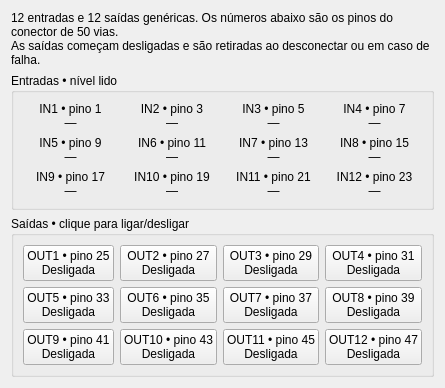
      <widget class="QWidget" name="element71">
       <property name="sizePolicy">
        <sizepolicy hsizetype="Preferred" vsizetype="Preferred">
         <horstretch>0</horstretch>
         <verstretch>0</verstretch>
        </sizepolicy>
       </property>
       <property name="windowTitle">
        <string />
       </property>
       <layout class="QVBoxLayout" name="element72">
        <property name="spacing">
         <number>6</number>
        </property>
        <item>
         <widget class="QLabel" name="element73">
          <property name="sizePolicy">
           <sizepolicy hsizetype="Preferred" vsizetype="Preferred">
            <horstretch>0</horstretch>
            <verstretch>0</verstretch>
           </sizepolicy>
          </property>
          <property name="windowTitle">
           <string />
          </property>
          <property name="text">
           <string>12 entradas e 12 saídas genéricas. Os números abaixo são os pinos do conector de 50 vias.
As saídas começam desligadas e são retiradas ao desconectar ou em caso de falha.</string>
          </property>
          <property name="alignment">
           <set>Qt::AlignLeading|Qt::AlignVCenter</set>
          </property>
          <property name="wordWrap">
           <bool>true</bool>
          </property>
         </widget>
        </item>
        <item>
         <widget class="QGroupBox" name="element74">
          <property name="sizePolicy">
           <sizepolicy hsizetype="Preferred" vsizetype="Preferred">
            <horstretch>0</horstretch>
            <verstretch>0</verstretch>
           </sizepolicy>
          </property>
          <property name="windowTitle">
           <string />
          </property>
          <property name="alignment">
           <set>Qt::AlignLeft|Qt::AlignLeading</set>
          </property>
          <layout class="QGridLayout" name="element75">
           <property name="spacing">
            <number>6</number>
           </property>
           <item row="0" column="0">
            <widget class="QLabel" name="input1_0">
             <property name="sizePolicy">
              <sizepolicy hsizetype="Preferred" vsizetype="Preferred">
               <horstretch>0</horstretch>
               <verstretch>0</verstretch>
              </sizepolicy>
             </property>
             <property name="windowTitle">
              <string />
             </property>
             <property name="text">
              <string>IN1 • pino 1
—</string>
             </property>
             <property name="alignment">
              <set>Qt::AlignCenter</set>
             </property>
            </widget>
           </item>
           <item row="0" column="1">
            <widget class="QLabel" name="input1_1">
             <property name="sizePolicy">
              <sizepolicy hsizetype="Preferred" vsizetype="Preferred">
               <horstretch>0</horstretch>
               <verstretch>0</verstretch>
              </sizepolicy>
             </property>
             <property name="windowTitle">
              <string />
             </property>
             <property name="text">
              <string>IN2 • pino 3
—</string>
             </property>
             <property name="alignment">
              <set>Qt::AlignCenter</set>
             </property>
            </widget>
           </item>
           <item row="0" column="2">
            <widget class="QLabel" name="input1_2">
             <property name="sizePolicy">
              <sizepolicy hsizetype="Preferred" vsizetype="Preferred">
               <horstretch>0</horstretch>
               <verstretch>0</verstretch>
              </sizepolicy>
             </property>
             <property name="windowTitle">
              <string />
             </property>
             <property name="text">
              <string>IN3 • pino 5
—</string>
             </property>
             <property name="alignment">
              <set>Qt::AlignCenter</set>
             </property>
            </widget>
           </item>
           <item row="0" column="3">
            <widget class="QLabel" name="input1_3">
             <property name="sizePolicy">
              <sizepolicy hsizetype="Preferred" vsizetype="Preferred">
               <horstretch>0</horstretch>
               <verstretch>0</verstretch>
              </sizepolicy>
             </property>
             <property name="windowTitle">
              <string />
             </property>
             <property name="text">
              <string>IN4 • pino 7
—</string>
             </property>
             <property name="alignment">
              <set>Qt::AlignCenter</set>
             </property>
            </widget>
           </item>
           <item row="1" column="0">
            <widget class="QLabel" name="input1_4">
             <property name="sizePolicy">
              <sizepolicy hsizetype="Preferred" vsizetype="Preferred">
               <horstretch>0</horstretch>
               <verstretch>0</verstretch>
              </sizepolicy>
             </property>
             <property name="windowTitle">
              <string />
             </property>
             <property name="text">
              <string>IN5 • pino 9
—</string>
             </property>
             <property name="alignment">
              <set>Qt::AlignCenter</set>
             </property>
            </widget>
           </item>
           <item row="1" column="1">
            <widget class="QLabel" name="input1_5">
             <property name="sizePolicy">
              <sizepolicy hsizetype="Preferred" vsizetype="Preferred">
               <horstretch>0</horstretch>
               <verstretch>0</verstretch>
              </sizepolicy>
             </property>
             <property name="windowTitle">
              <string />
             </property>
             <property name="text">
              <string>IN6 • pino 11
—</string>
             </property>
             <property name="alignment">
              <set>Qt::AlignCenter</set>
             </property>
            </widget>
           </item>
           <item row="1" column="2">
            <widget class="QLabel" name="input1_6">
             <property name="sizePolicy">
              <sizepolicy hsizetype="Preferred" vsizetype="Preferred">
               <horstretch>0</horstretch>
               <verstretch>0</verstretch>
              </sizepolicy>
             </property>
             <property name="windowTitle">
              <string />
             </property>
             <property name="text">
              <string>IN7 • pino 13
—</string>
             </property>
             <property name="alignment">
              <set>Qt::AlignCenter</set>
             </property>
            </widget>
           </item>
           <item row="1" column="3">
            <widget class="QLabel" name="input1_7">
             <property name="sizePolicy">
              <sizepolicy hsizetype="Preferred" vsizetype="Preferred">
               <horstretch>0</horstretch>
               <verstretch>0</verstretch>
              </sizepolicy>
             </property>
             <property name="windowTitle">
              <string />
             </property>
             <property name="text">
              <string>IN8 • pino 15
—</string>
             </property>
             <property name="alignment">
              <set>Qt::AlignCenter</set>
             </property>
            </widget>
           </item>
           <item row="2" column="0">
            <widget class="QLabel" name="input1_8">
             <property name="sizePolicy">
              <sizepolicy hsizetype="Preferred" vsizetype="Preferred">
               <horstretch>0</horstretch>
               <verstretch>0</verstretch>
              </sizepolicy>
             </property>
             <property name="windowTitle">
              <string />
             </property>
             <property name="text">
              <string>IN9 • pino 17
—</string>
             </property>
             <property name="alignment">
              <set>Qt::AlignCenter</set>
             </property>
            </widget>
           </item>
           <item row="2" column="1">
            <widget class="QLabel" name="input1_9">
             <property name="sizePolicy">
              <sizepolicy hsizetype="Preferred" vsizetype="Preferred">
               <horstretch>0</horstretch>
               <verstretch>0</verstretch>
              </sizepolicy>
             </property>
             <property name="windowTitle">
              <string />
             </property>
             <property name="text">
              <string>IN10 • pino 19
—</string>
             </property>
             <property name="alignment">
              <set>Qt::AlignCenter</set>
             </property>
            </widget>
           </item>
           <item row="2" column="2">
            <widget class="QLabel" name="input1_10">
             <property name="sizePolicy">
              <sizepolicy hsizetype="Preferred" vsizetype="Preferred">
               <horstretch>0</horstretch>
               <verstretch>0</verstretch>
              </sizepolicy>
             </property>
             <property name="windowTitle">
              <string />
             </property>
             <property name="text">
              <string>IN11 • pino 21
—</string>
             </property>
             <property name="alignment">
              <set>Qt::AlignCenter</set>
             </property>
            </widget>
           </item>
           <item row="2" column="3">
            <widget class="QLabel" name="input1_11">
             <property name="sizePolicy">
              <sizepolicy hsizetype="Preferred" vsizetype="Preferred">
               <horstretch>0</horstretch>
               <verstretch>0</verstretch>
              </sizepolicy>
             </property>
             <property name="windowTitle">
              <string />
             </property>
             <property name="text">
              <string>IN12 • pino 23
—</string>
             </property>
             <property name="alignment">
              <set>Qt::AlignCenter</set>
             </property>
            </widget>
           </item>
          </layout>
          <property name="title">
           <string>Entradas • nível lido</string>
          </property>
         </widget>
        </item>
        <item>
         <widget class="QGroupBox" name="element76">
          <property name="sizePolicy">
           <sizepolicy hsizetype="Preferred" vsizetype="Preferred">
            <horstretch>0</horstretch>
            <verstretch>0</verstretch>
           </sizepolicy>
          </property>
          <property name="windowTitle">
           <string />
          </property>
          <property name="alignment">
           <set>Qt::AlignLeft|Qt::AlignLeading</set>
          </property>
          <layout class="QGridLayout" name="element77">
           <property name="spacing">
            <number>6</number>
           </property>
           <item row="0" column="0">
            <widget class="QPushButton" name="output1_0">
             <property name="sizePolicy">
              <sizepolicy hsizetype="Minimum" vsizetype="Fixed">
               <horstretch>0</horstretch>
               <verstretch>0</verstretch>
              </sizepolicy>
             </property>
             <property name="windowTitle">
              <string />
             </property>
             <property name="text">
              <string>OUT1 • pino 25
Desligada</string>
             </property>
             <property name="checkable">
              <bool>true</bool>
             </property>
            </widget>
           </item>
           <item row="0" column="1">
            <widget class="QPushButton" name="output1_1">
             <property name="sizePolicy">
              <sizepolicy hsizetype="Minimum" vsizetype="Fixed">
               <horstretch>0</horstretch>
               <verstretch>0</verstretch>
              </sizepolicy>
             </property>
             <property name="windowTitle">
              <string />
             </property>
             <property name="text">
              <string>OUT2 • pino 27
Desligada</string>
             </property>
             <property name="checkable">
              <bool>true</bool>
             </property>
            </widget>
           </item>
           <item row="0" column="2">
            <widget class="QPushButton" name="output1_2">
             <property name="sizePolicy">
              <sizepolicy hsizetype="Minimum" vsizetype="Fixed">
               <horstretch>0</horstretch>
               <verstretch>0</verstretch>
              </sizepolicy>
             </property>
             <property name="windowTitle">
              <string />
             </property>
             <property name="text">
              <string>OUT3 • pino 29
Desligada</string>
             </property>
             <property name="checkable">
              <bool>true</bool>
             </property>
            </widget>
           </item>
           <item row="0" column="3">
            <widget class="QPushButton" name="output1_3">
             <property name="sizePolicy">
              <sizepolicy hsizetype="Minimum" vsizetype="Fixed">
               <horstretch>0</horstretch>
               <verstretch>0</verstretch>
              </sizepolicy>
             </property>
             <property name="windowTitle">
              <string />
             </property>
             <property name="text">
              <string>OUT4 • pino 31
Desligada</string>
             </property>
             <property name="checkable">
              <bool>true</bool>
             </property>
            </widget>
           </item>
           <item row="1" column="0">
            <widget class="QPushButton" name="output1_4">
             <property name="sizePolicy">
              <sizepolicy hsizetype="Minimum" vsizetype="Fixed">
               <horstretch>0</horstretch>
               <verstretch>0</verstretch>
              </sizepolicy>
             </property>
             <property name="windowTitle">
              <string />
             </property>
             <property name="text">
              <string>OUT5 • pino 33
Desligada</string>
             </property>
             <property name="checkable">
              <bool>true</bool>
             </property>
            </widget>
           </item>
           <item row="1" column="1">
            <widget class="QPushButton" name="output1_5">
             <property name="sizePolicy">
              <sizepolicy hsizetype="Minimum" vsizetype="Fixed">
               <horstretch>0</horstretch>
               <verstretch>0</verstretch>
              </sizepolicy>
             </property>
             <property name="windowTitle">
              <string />
             </property>
             <property name="text">
              <string>OUT6 • pino 35
Desligada</string>
             </property>
             <property name="checkable">
              <bool>true</bool>
             </property>
            </widget>
           </item>
           <item row="1" column="2">
            <widget class="QPushButton" name="output1_6">
             <property name="sizePolicy">
              <sizepolicy hsizetype="Minimum" vsizetype="Fixed">
               <horstretch>0</horstretch>
               <verstretch>0</verstretch>
              </sizepolicy>
             </property>
             <property name="windowTitle">
              <string />
             </property>
             <property name="text">
              <string>OUT7 • pino 37
Desligada</string>
             </property>
             <property name="checkable">
              <bool>true</bool>
             </property>
            </widget>
           </item>
           <item row="1" column="3">
            <widget class="QPushButton" name="output1_7">
             <property name="sizePolicy">
              <sizepolicy hsizetype="Minimum" vsizetype="Fixed">
               <horstretch>0</horstretch>
               <verstretch>0</verstretch>
              </sizepolicy>
             </property>
             <property name="windowTitle">
              <string />
             </property>
             <property name="text">
              <string>OUT8 • pino 39
Desligada</string>
             </property>
             <property name="checkable">
              <bool>true</bool>
             </property>
            </widget>
           </item>
           <item row="2" column="0">
            <widget class="QPushButton" name="output1_8">
             <property name="sizePolicy">
              <sizepolicy hsizetype="Minimum" vsizetype="Fixed">
               <horstretch>0</horstretch>
               <verstretch>0</verstretch>
              </sizepolicy>
             </property>
             <property name="windowTitle">
              <string />
             </property>
             <property name="text">
              <string>OUT9 • pino 41
Desligada</string>
             </property>
             <property name="checkable">
              <bool>true</bool>
             </property>
            </widget>
           </item>
           <item row="2" column="1">
            <widget class="QPushButton" name="output1_9">
             <property name="sizePolicy">
              <sizepolicy hsizetype="Minimum" vsizetype="Fixed">
               <horstretch>0</horstretch>
               <verstretch>0</verstretch>
              </sizepolicy>
             </property>
             <property name="windowTitle">
              <string />
             </property>
             <property name="text">
              <string>OUT10 • pino 43
Desligada</string>
             </property>
             <property name="checkable">
              <bool>true</bool>
             </property>
            </widget>
           </item>
           <item row="2" column="2">
            <widget class="QPushButton" name="output1_10">
             <property name="sizePolicy">
              <sizepolicy hsizetype="Minimum" vsizetype="Fixed">
               <horstretch>0</horstretch>
               <verstretch>0</verstretch>
              </sizepolicy>
             </property>
             <property name="windowTitle">
              <string />
             </property>
             <property name="text">
              <string>OUT11 • pino 45
Desligada</string>
             </property>
             <property name="checkable">
              <bool>true</bool>
             </property>
            </widget>
           </item>
           <item row="2" column="3">
            <widget class="QPushButton" name="output1_11">
             <property name="sizePolicy">
              <sizepolicy hsizetype="Minimum" vsizetype="Fixed">
               <horstretch>0</horstretch>
               <verstretch>0</verstretch>
              </sizepolicy>
             </property>
             <property name="windowTitle">
              <string />
             </property>
             <property name="text">
              <string>OUT12 • pino 47
Desligada</string>
             </property>
             <property name="checkable">
              <bool>true</bool>
             </property>
            </widget>
           </item>
          </layout>
          <property name="title">
           <string>Saídas • clique para ligar/desligar</string>
          </property>
         </widget>
        </item>
        <item>
         <spacer>
          <property name="sizeHint">
           <size>
            <width>0</width>
            <height>0</height>
           </size>
          </property>
          <property name="orientation">
           <enum>Qt::Vertical</enum>
          </property>
         </spacer>
        </item>
       </layout>
       <attribute name="title">
        <string>P2 • I/O</string>
       </attribute>
      </widget>
